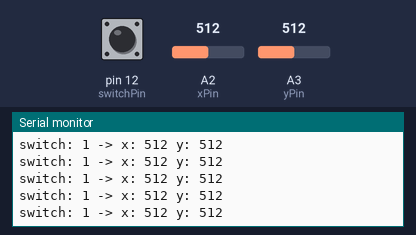
The sketch below on a simulated Arduino Uno, built with avr-gcc and run on an emulated ATmega328P. On the bench: the last lines printed to the serial monitor. The test bench sets the inputs (shaded band); at power-on: A2 (xPin) = 512, A3 (yPin) = 512, pin 12 (switchPin) HIGH.

Above: at 1.2 s.
1.3 s: A2 (xPin) set to 11
At 2.3 s:
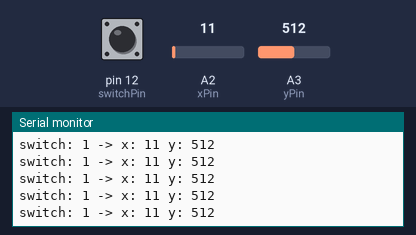
2.8 s: A2 (xPin) set to 8
At 3.3 s:
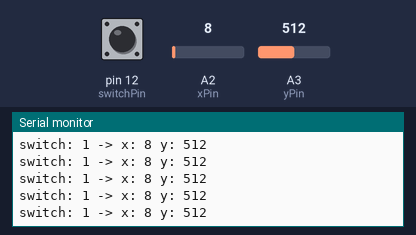
5.8 s: A3 (yPin) set to 106
At 6.3 s:
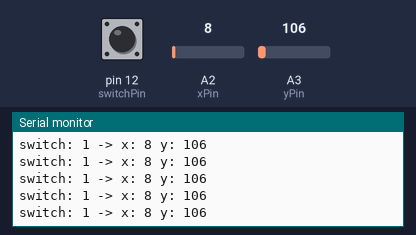
7.3 s: A3 (yPin) set to 95
At 8.0 s:
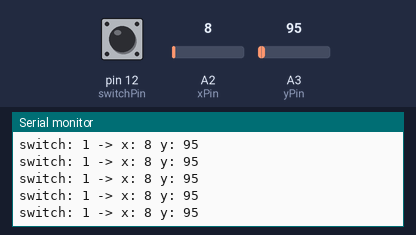
Timing chart, 0 to 10.3 s (numbered marks = the images above; inputs shaded):
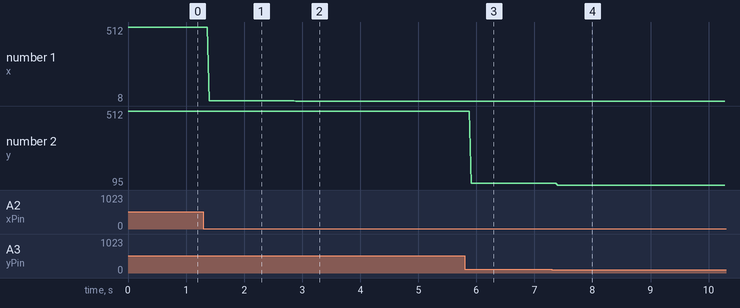

Measured:
- after the input at 1.3 s, the serial monitor: prints a new line after 0.10 s (image 1)
- after the input at 2.8 s, the serial monitor: prints a new line after 0.09 s (image 2)
- after the input at 5.8 s, the serial monitor: prints a new line after 0.11 s (image 3)
- after the input at 7.3 s, the serial monitor: prints a new line after 0.10 s (image 4)
- plotted number 1: 512 → 11 after the input at 1.3 s, 11 → 8 after the input at 2.8 s
- plotted number 2: 512 → 106 after the input at 5.8 s, 106 → 95 after the input at 7.3 s

The sketch:

joystick_sensor.ino
```cpp
int xPin = A2; // 14
int yPin = A3; // 15

int switchPin = 12;

void setup() {
  Serial.begin(8000);
  // put your setup code here, to run once:
  pinMode(xPin, INPUT);
  pinMode(yPin, INPUT);

  pinMode(switchPin, INPUT_PULLUP);
}

void loop() {
  int x = analogRead(xPin);
  int y = analogRead(yPin);

  int swi = digitalRead(switchPin);

  Serial.print("switch: ");
  Serial.print(swi);

  Serial.print(" -> x: ");
  Serial.print(x);
  Serial.print(" y: ");
  Serial.println(y);
}
```
